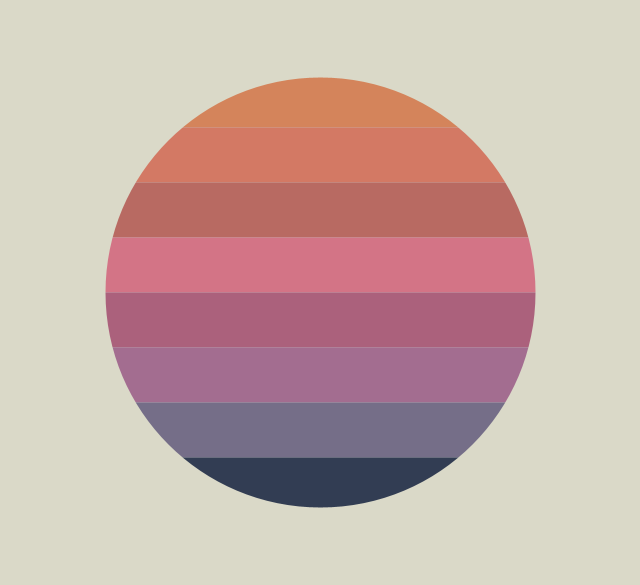
Frame 1 (no input)
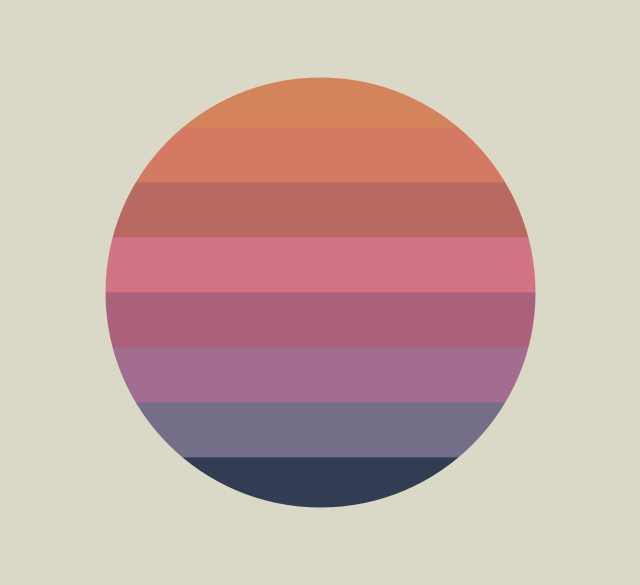
Frame 60 (the mouse pressed at the canvas centre just before this capture)
Frame 120 (the mouse held since frame 60 and released just before this capture): identical to frame 60, image omitted

The Processing sketch that drew these frames (run headless with seeded random() and noise(); from frame 60 on, the mouse is pressed at the canvas centre):

// Processing sketch: cover_skitse
// ── cover_skitse.pde

//The colors I used in RBG.
color c1 = #d4845b; 
color c2 = #d37964;
color c3 = #b86a62;
color c4 = #d37486;
color c5 = #ab617c;
color c6 = #a36d90;
color c7 = #756e88;
color c8 = #323d53;

//My setuo.
void setup(){
  size(640, 585);
}
//All the rectangles and circles
void draw(){
  rectMode(CENTER);
  noStroke();
  fill(c1);
  rect(320, 100, 500, 55);
  fill(c2);
  rect(320, 155, 500, 55);
  fill(c3);
  rect(320, 210, 500, 55);
  fill(c4);
  rect(320, 265, 500, 55);
  fill(c5);
  rect(320, 320, 500, 55);
  fill(c6);
  rect(320, 375, 500, 55);
  fill(c7);
  rect(320, 430, 500, 55);
  fill(c8);
  rect(320, 485, 500, 55);
  ellipseMode(CENTER);
  noFill();
  stroke(#dad9c8);
  strokeWeight(270);
  ellipse(320,292.5, 700,700);
}


void keyPressed(){
//colors temperary color thing
  color tmpC1 = c1;
  color tmpC2 = c2;
  color tmpC8 = c8;
  color tmpC3 = c3;
  color tmpC4 = c4;
  color tmpC5 = c5;
  color tmpC6 = c6;
  color tmpC7 = c7;
 
 
  c1 = tmpC8;
  c2 = tmpC1;
  c3 = tmpC2;
  c4 = tmpC3;
  c5 = tmpC4;
  c6 = tmpC5;
  c7 = tmpC6;
  c8 = tmpC7;
}
